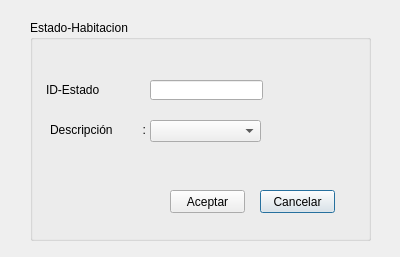
<?xml version="1.0" encoding="UTF-8"?>
<ui version="4.0">
 <class>gui_estado_habitacion</class>
 <widget class="QDialog" name="gui_estado_habitacion">
  <property name="geometry">
   <rect>
    <x>0</x>
    <y>0</y>
    <width>400</width>
    <height>257</height>
   </rect>
  </property>
  <property name="windowTitle">
   <string>Dialog</string>
  </property>
  <widget class="QGroupBox" name="groupBox">
   <property name="geometry">
    <rect>
     <x>30</x>
     <y>20</y>
     <width>341</width>
     <height>221</height>
    </rect>
   </property>
   <property name="title">
    <string>Estado-Habitacion</string>
   </property>
   <widget class="QLabel" name="label">
    <property name="geometry">
     <rect>
      <x>16</x>
      <y>60</y>
      <width>91</width>
      <height>20</height>
     </rect>
    </property>
    <property name="text">
     <string>ID-Estado             :</string>
    </property>
   </widget>
   <widget class="QLabel" name="label_2">
    <property name="geometry">
     <rect>
      <x>20</x>
      <y>100</y>
      <width>101</width>
      <height>20</height>
     </rect>
    </property>
    <property name="text">
     <string>Descripción         :</string>
    </property>
   </widget>
   <widget class="QLineEdit" name="IDESTADOlineEdit">
    <property name="geometry">
     <rect>
      <x>120</x>
      <y>60</y>
      <width>113</width>
      <height>20</height>
     </rect>
    </property>
    <property name="readOnly">
     <bool>true</bool>
    </property>
   </widget>
   <widget class="QPushButton" name="pushButton">
    <property name="geometry">
     <rect>
      <x>230</x>
      <y>170</y>
      <width>75</width>
      <height>23</height>
     </rect>
    </property>
    <property name="text">
     <string>Cancelar</string>
    </property>
   </widget>
   <widget class="QComboBox" name="comboBox">
    <property name="geometry">
     <rect>
      <x>120</x>
      <y>100</y>
      <width>111</width>
      <height>22</height>
     </rect>
    </property>
   </widget>
   <widget class="QPushButton" name="pushButton_2">
    <property name="geometry">
     <rect>
      <x>140</x>
      <y>170</y>
      <width>75</width>
      <height>23</height>
     </rect>
    </property>
    <property name="text">
     <string>Aceptar</string>
    </property>
   </widget>
  </widget>
 </widget>
 <resources/>
 <connections/>
</ui>
